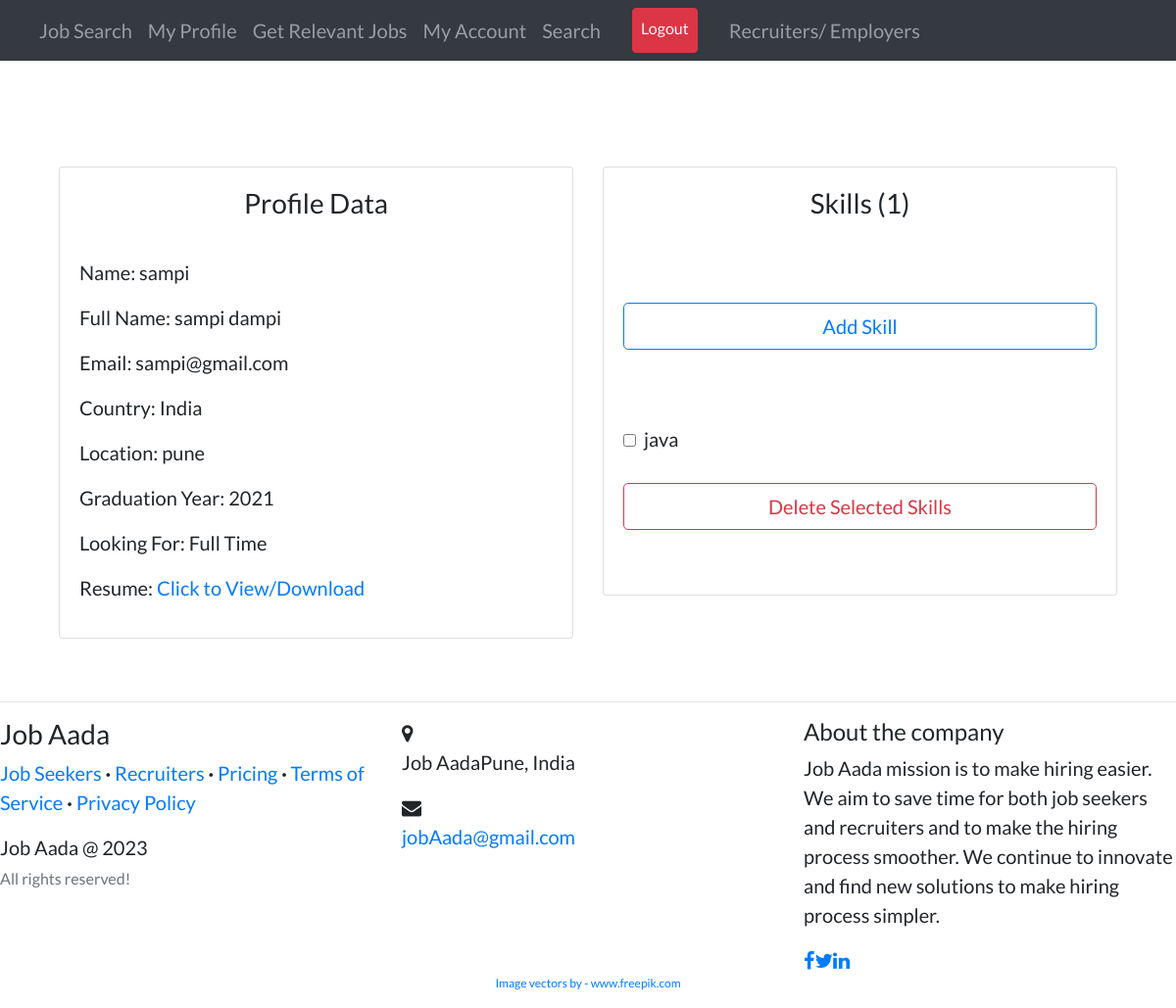
/candidates/profile/8 (signed in), run on the app's committed database.
### candidates/models.py (models this page shows, shortened)
class Profile(models.Model):
    user = models.OneToOneField(
        User, on_delete=models.CASCADE, primary_key=True, related_name='profile')
    full_name = models.CharField(max_length=200, null=True, blank=True)
    country = CountryField(null=True, blank=True)
    location = models.CharField(max_length=255, null=True, blank=True)
    resume = models.FileField(upload_to='resumes', null=True, blank=True)
    grad_year = models.IntegerField(blank=True)
    looking_for = models.CharField(
        max_length=30, choices=CHOICES, default='Full Time', null=True)
    slug = AutoSlugField(populate_from='user', unique=True)

class Skill(models.Model):
    skill = models.CharField(max_length=200)
    user = models.ForeignKey(
        User, related_name='skills', on_delete=models.CASCADE)

### users/models.py (models this page shows, shortened)
class CustomUser(AbstractBaseUser, PermissionsMixin):
    ACCOUNT_TYPE_CHOICES = (
        ('admin', 'Admin'),
        ('candidates', 'candidates'),
        ('recruiter', 'recruiter')
    )
    account_type = models.CharField(max_length=20, choices=ACCOUNT_TYPE_CHOICES)
    email = models.EmailField(max_length=254, unique=True)
    name = models.CharField(max_length=254, null=True, blank=True)
    is_staff = models.BooleanField(default=False)
    is_superuser = models.BooleanField(default=False)
    is_active = models.BooleanField(default=True)
    last_login = models.DateTimeField(null=True, blank=True)
    date_joined = models.DateTimeField(auto_now_add=True)
    USERNAME_FIELD = 'email'
    EMAIL_FIELD = 'email'
    REQUIRED_FIELDS = []
    objects = UserManager()

### candidates/views.py (the view)
# urls.py: path('profile/<int:pk>', profile_view, name='profile-view'),
@login_required
@user_passes_test(is_candidate)
def profile_view(request, pk):
    profile = Profile.objects.filter(user_id=pk).first()
    username = profile.user
    user_skills = Skill.objects.filter(user=username)
    context = {
        'username':username,
        'profile': profile,
        'skills': user_skills,
    }
    return render(request, 'candidates/profile.html', context)

### users/decortor.py (called while the page is built)
def is_candidate(CustomUser):
    if CustomUser.is_authenticated and (CustomUser.account_type == 'candidates'):
        return True
    else:
        return False

### candidates/templates/candidates/profile.html (shortened to what this page needs)
{% extends "base.html" %} {% load static %} {% load crispy_forms_tags %}
{% block content %} <br /><br />
<div class="container">
  <div class="row">
    <div class="col-md-6">
      <div class="card card-signin my-5">
        <div class="card-body">
          <h3 class="text-center">Profile Data</h3>
          <br />
          <form class="form-signin">
            <div class="form-group">
              <p>Name: {{ profile.user.name }}</p>
              <p>Full Name: {{ profile.full_name }}</p>
              <p>Email: {{ profile.user.email }}</p>
              <p>Country: {{ profile.country.name }}</p>
              <p>Location: {{ profile.location }}</p>
              <p>Graduation Year: {{ profile.grad_year }}</p>
              <p>Looking For: {{ profile.looking_for }}</p>
              {% if profile.resume %}
              <p>
                Resume:
                <a href="{{ profile.resume.url }}">Click to View/Download</a>
              </p>
              {% else %}
              <p>Resume: Not Provided</p>
              {% endif %}
            </div>
          </form>
        </div>
      </div>
    </div>
    <div class="col-md-6">
      <div class="card card-signin my-5">
        <div class="card-body">
          <h3 class="text-center">Skills ({{ skills.count }})</h3>
          <br />
          {% if request.user != user %}
          <ol>
            {% for skill in skills %}
            <li>{{skill.skill}}</li>
            {% endfor %}
          </ol>
          {% else %}
          <form class="form-signin" method="POST">
            <fieldset class="form-group">
              <br />
            </fieldset>
            <div class="form-group">
              <button
                class="btn btn-lg btn-outline-primary btn-block"
                type="submit"
              >
                Add Skill</button
              ><br />
            </div>
          </form>
          <br />
          {% if skills %}
          <form
            class="form-signin"
            action="{% url 'candidates:skill-delete' %}"
            method="POST"
          >
            {% csrf_token %} {% for skill in skills %}
            <div>
              <input
                class="mr-2"
                type="checkbox"
                value="{{ skill.id }}"
                name="choices"
              />{{ skill.skill }}
            </div>
            {% endfor %}
            <br />
            <div class="form-group">
              <button
                class="btn btn-lg btn-outline-danger btn-block"
                type="submit"
                name="delete"
              >
                Delete Selected Skills</button
              ><br />
            </div>
          </form>
          {% endif %} {% endif %}
        </div>
      </div>
    </div>
  </div>
</div>
{% endblock content %}

### templates/base.html (style rules this page uses)
body { font-family: "Lato"; font-size: 20px; }

### data on the page
Profile: user.name "sampi", full_name "sampi dampi", user.email "sampi@gmail.com", country.name "India", location "pune", grad_year "2021", looking_for "Full Time"
Skill: skill "java"

### other printed values
{{ skills.count }} "1"
